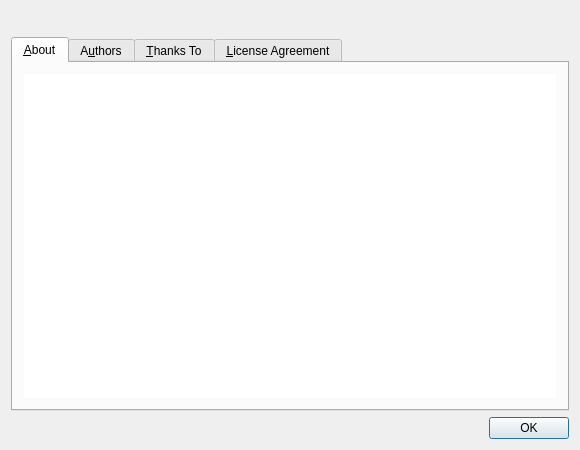
<?xml version="1.0" encoding="UTF-8"?>
<ui version="4.0">
 <class>AboutDialog</class>
 <widget class="QDialog" name="AboutDialog">
  <property name="geometry">
   <rect>
    <x>0</x>
    <y>0</y>
    <width>580</width>
    <height>450</height>
   </rect>
  </property>
  <property name="windowTitle">
   <string>About Eric</string>
  </property>
  <layout class="QVBoxLayout">
   <item>
    <layout class="QHBoxLayout">
     <item>
      <widget class="QLabel" name="ericPixmap">
       <property name="scaledContents">
        <bool>false</bool>
       </property>
      </widget>
     </item>
     <item>
      <widget class="QLabel" name="ericLabel">
       <property name="sizePolicy">
        <sizepolicy hsizetype="Expanding" vsizetype="Preferred">
         <horstretch>0</horstretch>
         <verstretch>0</verstretch>
        </sizepolicy>
       </property>
       <property name="font">
        <font>
         <family>Sans Serif</family>
         <pointsize>11</pointsize>
         <weight>75</weight>
         <italic>false</italic>
         <bold>true</bold>
         <underline>false</underline>
         <strikeout>false</strikeout>
        </font>
       </property>
      </widget>
     </item>
    </layout>
   </item>
   <item>
    <widget class="QTabWidget" name="aboutTabWidget">
     <property name="currentIndex">
      <number>0</number>
     </property>
     <widget class="QWidget" name="about">
      <attribute name="title">
       <string>&amp;About</string>
      </attribute>
      <layout class="QVBoxLayout">
       <item>
        <widget class="QTextBrowser" name="aboutEdit">
         <property name="frameShape">
          <enum>QFrame::NoFrame</enum>
         </property>
         <property name="openExternalLinks">
          <bool>true</bool>
         </property>
        </widget>
       </item>
      </layout>
     </widget>
     <widget class="QWidget" name="authors">
      <attribute name="title">
       <string>A&amp;uthors</string>
      </attribute>
      <layout class="QVBoxLayout">
       <item>
        <widget class="QTextEdit" name="authorsEdit">
         <property name="frameShape">
          <enum>QFrame::NoFrame</enum>
         </property>
         <property name="readOnly">
          <bool>true</bool>
         </property>
        </widget>
       </item>
      </layout>
     </widget>
     <widget class="QWidget" name="thanks">
      <attribute name="title">
       <string>&amp;Thanks To</string>
      </attribute>
      <layout class="QVBoxLayout">
       <item>
        <widget class="QTextEdit" name="thanksEdit">
         <property name="frameShape">
          <enum>QFrame::NoFrame</enum>
         </property>
         <property name="readOnly">
          <bool>true</bool>
         </property>
        </widget>
       </item>
      </layout>
     </widget>
     <widget class="QWidget" name="license">
      <attribute name="title">
       <string>&amp;License Agreement</string>
      </attribute>
      <layout class="QVBoxLayout">
       <item>
        <widget class="QTextEdit" name="licenseEdit">
         <property name="frameShape">
          <enum>QFrame::NoFrame</enum>
         </property>
         <property name="lineWrapMode">
          <enum>QTextEdit::NoWrap</enum>
         </property>
         <property name="readOnly">
          <bool>true</bool>
         </property>
         <property name="acceptRichText">
          <bool>false</bool>
         </property>
        </widget>
       </item>
      </layout>
     </widget>
    </widget>
   </item>
   <item>
    <widget class="QDialogButtonBox" name="buttonBox">
     <property name="orientation">
      <enum>Qt::Horizontal</enum>
     </property>
     <property name="standardButtons">
      <set>QDialogButtonBox::Ok</set>
     </property>
    </widget>
   </item>
  </layout>
 </widget>
 <layoutdefault spacing="6" margin="11"/>
 <tabstops>
  <tabstop>aboutTabWidget</tabstop>
  <tabstop>aboutEdit</tabstop>
  <tabstop>authorsEdit</tabstop>
  <tabstop>thanksEdit</tabstop>
  <tabstop>licenseEdit</tabstop>
 </tabstops>
 <resources/>
 <connections>
  <connection>
   <sender>buttonBox</sender>
   <signal>accepted()</signal>
   <receiver>AboutDialog</receiver>
   <slot>accept()</slot>
   <hints>
    <hint type="sourcelabel">
     <x>83</x>
     <y>423</y>
    </hint>
    <hint type="destinationlabel">
     <x>83</x>
     <y>434</y>
    </hint>
   </hints>
  </connection>
  <connection>
   <sender>buttonBox</sender>
   <signal>rejected()</signal>
   <receiver>AboutDialog</receiver>
   <slot>reject()</slot>
   <hints>
    <hint type="sourcelabel">
     <x>135</x>
     <y>420</y>
    </hint>
    <hint type="destinationlabel">
     <x>136</x>
     <y>435</y>
    </hint>
   </hints>
  </connection>
 </connections>
</ui>
